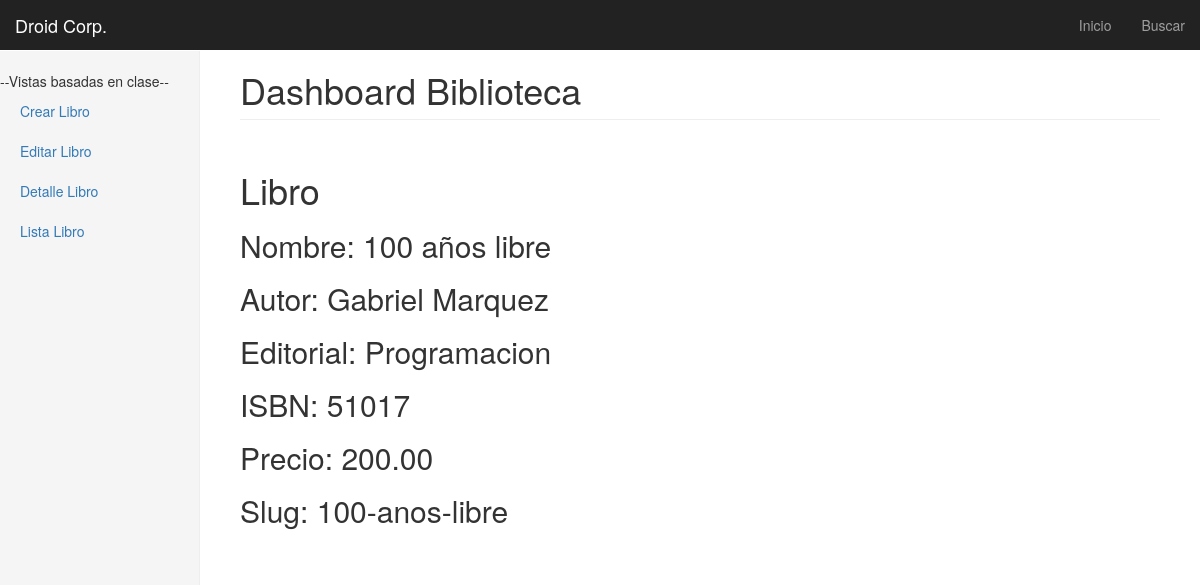
/libros/4/, run on the app's committed database.
### libros/models.py (models this page shows, shortened)
class libromodelo(models.Model):
    nombre = models.CharField(max_length = 40)
    autor = models.CharField(max_length = 40)
    editorial = models.CharField(max_length = 40)
    ISBN = models.CharField(max_length = 40)
    precio = models.DecimalField(max_digits=9999, decimal_places=2)
    slug = models.SlugField(blank=True)
    def __unicode__(self):
        return self.nombre

### libros/views.py (the view)
# urls.py: url(r'^(?P<pk>\d+)/$', LibroDetailView.as_view(), name='detalle_view'),
class LibroDetailView(DetailView,MultiSlug):
    model = libromodelo

### templates/libros/libromodelo_detail.html
{% extends "base.html" %}
{%block content%}
  <h1>Libro</h1>
  <div class="">
    <h2>Nombre: {{libromodelo}}</h2>
    <h2>Autor: {{libromodelo.autor}}</h2>
    <h2>Editorial: {{libromodelo.editorial}}</h2>
    <h2>ISBN: {{libromodelo.ISBN}}</h2>
    <h2>Precio: {{libromodelo.precio}}</h2>
    <h2>Slug: {{libromodelo.slug}}</h2>
  </div>
{%endblock%}

### static/css/dashboard.css (style rules this page uses)
body { padding-top: 50px; }

### data on the page
libromodelo: nombre "100 años libre", autor "Gabriel Marquez", editorial "Programacion", ISBN "51017", precio "200.00", slug "100-anos-libre"
